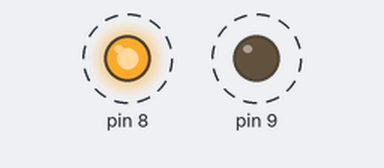
This sketch was run on a simulated Arduino Uno, built with avr-gcc and run on an emulated ATmega328P. On the bench: output pins drawn as LEDs (lit = HIGH). Dashed ring = blinking.

Above: at 0.3 s.
Timing chart, 0 to 4.8 s (numbered marks = the images above):
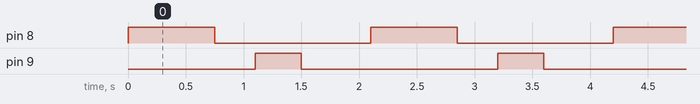

The sketch:

BlinkLED.ino
```cpp
class Blinky
{
  private:

  public:

    int x,y,z;

    Blinky(int pinNum, int onTime, int offTime)
    {
      x = pinNum;
      y = onTime;
      z = offTime;

      pinMode(x,OUTPUT);               //this line needed so that pin at x will set to OUTPUT to have high output, in this case brighter.
                                       // as initially, all pin is sets as inputs as default thus LOW Current if not se as output
    }

    void Refresh()
    {
      digitalWrite (x,HIGH);
      delay(y);
      digitalWrite (x,LOW);
      delay(z);
    }
};

Blinky led0 (8 ,750,350);
Blinky led1 (9 ,400,600);

void setup ()
{
  Serial.begin (9600);
}


void loop ()
{
    led0.Refresh();
    led1.Refresh();
}
```

Measured:
- by itself, pin 8: alternates HIGH for 0.75 s and LOW for 1.4 s
- by itself, pin 9: alternates HIGH for 0.40 s and LOW for 1.7 s
- by itself, everything shown: repeats every 2.1 s, in 4 steps
